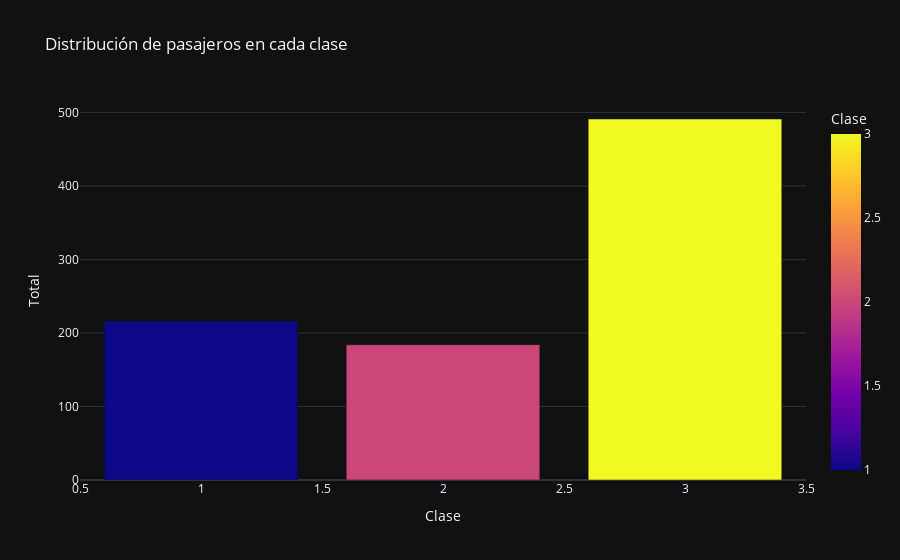

This figure's notebook cell:
### Code cell
fig = px.bar(totla_pjr,
                x='Pclass', y='Total', title='Distribución de pasajeros en cada clase ',
                template="plotly_dark", color='Pclass', labels={'Pclass':'Clase'})

fig.show()

### Figure 1 — Plotly figure (JSON) as saved in the notebook; plotly's stock layout.template omitted (floating-point values rounded to 4 significant figures)
{"data": [{"alignmentgroup": "True", "hovertemplate": "Clase=%{marker.color}<br>Total=%{y}<extra></extra>", "legendgroup": "", "marker": {"color": [1, 2, 3], "coloraxis": "coloraxis", "pattern": {"shape": ""}}, "name": "", "offsetgroup": "", "orientation": "v", "showlegend": false, "textposition": "auto", "type": "bar", "x": [1, 2, 3], "xaxis": "x", "y": [216, 184, 491], "yaxis": "y"}], "layout": {"barmode": "relative", "coloraxis": {"colorbar": {"title": {"text": "Clase"}}, "colorscale": [[0, "#0d0887"], [0.1111, "#46039f"], [0.2222, "#7201a8"], [0.3333, "#9c179e"], [0.4444, "#bd3786"], [0.5556, "#d8576b"], [0.6667, "#ed7953"], [0.7778, "#fb9f3a"], [0.8889, "#fdca26"], [1, "#f0f921"]]}, "legend": {"tracegroupgap": 0}, "title": {"text": "Distribución de pasajeros en cada clase "}, "xaxis": {"anchor": "y", "domain": [0, 1], "title": {"text": "Clase"}}, "yaxis": {"anchor": "x", "domain": [0, 1], "title": {"text": "Total"}}}}
